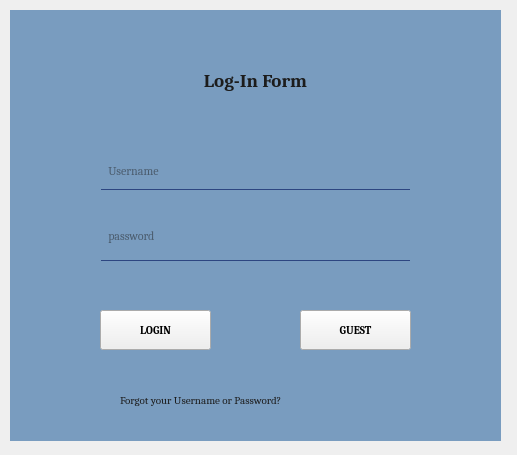
<?xml version="1.0" encoding="UTF-8"?>
<ui version="4.0">
 <class>Formlogin</class>
 <widget class="QWidget" name="Formlogin">
  <property name="geometry">
   <rect>
    <x>0</x>
    <y>0</y>
    <width>517</width>
    <height>455</height>
   </rect>
  </property>
  <property name="windowTitle">
   <string>Form</string>
  </property>
  <widget class="QWidget" name="widget" native="true">
   <property name="geometry">
    <rect>
     <x>10</x>
     <y>10</y>
     <width>491</width>
     <height>431</height>
    </rect>
   </property>
   <widget class="QLabel" name="label">
    <property name="geometry">
     <rect>
      <x>0</x>
      <y>0</y>
      <width>491</width>
      <height>431</height>
     </rect>
    </property>
    <property name="styleSheet">
     <string notr="true">background-color: rgb(121, 156, 191);</string>
    </property>
    <property name="text">
     <string/>
    </property>
   </widget>
   <widget class="QPushButton" name="pushButton_login">
    <property name="geometry">
     <rect>
      <x>90</x>
      <y>300</y>
      <width>111</width>
      <height>40</height>
     </rect>
    </property>
    <property name="font">
     <font>
      <family>Cambria</family>
      <pointsize>8</pointsize>
      <weight>75</weight>
      <bold>true</bold>
     </font>
    </property>
    <property name="styleSheet">
     <string notr="true">QpushButton#pushButton{
background-color: rgb(255, 0, 118);
color: rgb(255, 0, 118);
border-radius: 5px;
}
QpushButton#pushButton:pressed{
padding-left: 5px;
padding-top: 5px;
background-color: rgb(255, 0, 118)
background-position: calc(100% - 10px)center;
}
QpushButton#pushButton:hover{
background-color: rgb(255, 0, 118)
}

</string>
    </property>
    <property name="text">
     <string>LOGIN</string>
    </property>
   </widget>
   <widget class="QLabel" name="label_loginform">
    <property name="geometry">
     <rect>
      <x>120</x>
      <y>50</y>
      <width>251</width>
      <height>41</height>
     </rect>
    </property>
    <property name="palette">
     <palette>
      <active>
       <colorrole role="WindowText">
        <brush brushstyle="SolidPattern">
         <color alpha="255">
          <red>28</red>
          <green>28</green>
          <blue>28</blue>
         </color>
        </brush>
       </colorrole>
       <colorrole role="Button">
        <brush brushstyle="SolidPattern">
         <color alpha="255">
          <red>43</red>
          <green>44</green>
          <blue>66</blue>
         </color>
        </brush>
       </colorrole>
       <colorrole role="Text">
        <brush brushstyle="SolidPattern">
         <color alpha="255">
          <red>28</red>
          <green>28</green>
          <blue>28</blue>
         </color>
        </brush>
       </colorrole>
       <colorrole role="ButtonText">
        <brush brushstyle="SolidPattern">
         <color alpha="255">
          <red>28</red>
          <green>28</green>
          <blue>28</blue>
         </color>
        </brush>
       </colorrole>
       <colorrole role="Base">
        <brush brushstyle="SolidPattern">
         <color alpha="255">
          <red>43</red>
          <green>44</green>
          <blue>66</blue>
         </color>
        </brush>
       </colorrole>
       <colorrole role="Window">
        <brush brushstyle="SolidPattern">
         <color alpha="255">
          <red>43</red>
          <green>44</green>
          <blue>66</blue>
         </color>
        </brush>
       </colorrole>
       <colorrole role="PlaceholderText">
        <brush brushstyle="NoBrush">
         <color alpha="128">
          <red>28</red>
          <green>28</green>
          <blue>28</blue>
         </color>
        </brush>
       </colorrole>
      </active>
      <inactive>
       <colorrole role="WindowText">
        <brush brushstyle="SolidPattern">
         <color alpha="255">
          <red>28</red>
          <green>28</green>
          <blue>28</blue>
         </color>
        </brush>
       </colorrole>
       <colorrole role="Button">
        <brush brushstyle="SolidPattern">
         <color alpha="255">
          <red>43</red>
          <green>44</green>
          <blue>66</blue>
         </color>
        </brush>
       </colorrole>
       <colorrole role="Text">
        <brush brushstyle="SolidPattern">
         <color alpha="255">
          <red>28</red>
          <green>28</green>
          <blue>28</blue>
         </color>
        </brush>
       </colorrole>
       <colorrole role="ButtonText">
        <brush brushstyle="SolidPattern">
         <color alpha="255">
          <red>28</red>
          <green>28</green>
          <blue>28</blue>
         </color>
        </brush>
       </colorrole>
       <colorrole role="Base">
        <brush brushstyle="SolidPattern">
         <color alpha="255">
          <red>43</red>
          <green>44</green>
          <blue>66</blue>
         </color>
        </brush>
       </colorrole>
       <colorrole role="Window">
        <brush brushstyle="SolidPattern">
         <color alpha="255">
          <red>43</red>
          <green>44</green>
          <blue>66</blue>
         </color>
        </brush>
       </colorrole>
       <colorrole role="PlaceholderText">
        <brush brushstyle="NoBrush">
         <color alpha="128">
          <red>28</red>
          <green>28</green>
          <blue>28</blue>
         </color>
        </brush>
       </colorrole>
      </inactive>
      <disabled>
       <colorrole role="WindowText">
        <brush brushstyle="SolidPattern">
         <color alpha="255">
          <red>28</red>
          <green>28</green>
          <blue>28</blue>
         </color>
        </brush>
       </colorrole>
       <colorrole role="Button">
        <brush brushstyle="SolidPattern">
         <color alpha="255">
          <red>43</red>
          <green>44</green>
          <blue>66</blue>
         </color>
        </brush>
       </colorrole>
       <colorrole role="Text">
        <brush brushstyle="SolidPattern">
         <color alpha="255">
          <red>28</red>
          <green>28</green>
          <blue>28</blue>
         </color>
        </brush>
       </colorrole>
       <colorrole role="ButtonText">
        <brush brushstyle="SolidPattern">
         <color alpha="255">
          <red>28</red>
          <green>28</green>
          <blue>28</blue>
         </color>
        </brush>
       </colorrole>
       <colorrole role="Base">
        <brush brushstyle="SolidPattern">
         <color alpha="255">
          <red>43</red>
          <green>44</green>
          <blue>66</blue>
         </color>
        </brush>
       </colorrole>
       <colorrole role="Window">
        <brush brushstyle="SolidPattern">
         <color alpha="255">
          <red>43</red>
          <green>44</green>
          <blue>66</blue>
         </color>
        </brush>
       </colorrole>
       <colorrole role="PlaceholderText">
        <brush brushstyle="NoBrush">
         <color alpha="128">
          <red>28</red>
          <green>28</green>
          <blue>28</blue>
         </color>
        </brush>
       </colorrole>
      </disabled>
     </palette>
    </property>
    <property name="font">
     <font>
      <family>Cambria</family>
      <pointsize>14</pointsize>
      <weight>75</weight>
      <bold>true</bold>
     </font>
    </property>
    <property name="styleSheet">
     <string notr="true">color:rgb(28, 28, 28)</string>
    </property>
    <property name="text">
     <string>Log-In Form</string>
    </property>
    <property name="alignment">
     <set>Qt::AlignCenter</set>
    </property>
   </widget>
   <widget class="QLabel" name="label_forgot">
    <property name="geometry">
     <rect>
      <x>110</x>
      <y>370</y>
      <width>261</width>
      <height>41</height>
     </rect>
    </property>
    <property name="font">
     <font>
      <family>Cambria</family>
      <pointsize>8</pointsize>
     </font>
    </property>
    <property name="styleSheet">
     <string notr="true">color: rgb(28, 28, 28);</string>
    </property>
    <property name="text">
     <string>Forgot your Username or Password?</string>
    </property>
   </widget>
   <widget class="QLineEdit" name="lineEdit_username">
    <property name="geometry">
     <rect>
      <x>90</x>
      <y>150</y>
      <width>311</width>
      <height>30</height>
     </rect>
    </property>
    <property name="palette">
     <palette>
      <active>
       <colorrole role="WindowText">
        <brush brushstyle="SolidPattern">
         <color alpha="255">
          <red>28</red>
          <green>28</green>
          <blue>28</blue>
         </color>
        </brush>
       </colorrole>
       <colorrole role="Button">
        <brush brushstyle="SolidPattern">
         <color alpha="255">
          <red>121</red>
          <green>156</green>
          <blue>191</blue>
         </color>
        </brush>
       </colorrole>
       <colorrole role="Text">
        <brush brushstyle="SolidPattern">
         <color alpha="255">
          <red>28</red>
          <green>28</green>
          <blue>28</blue>
         </color>
        </brush>
       </colorrole>
       <colorrole role="ButtonText">
        <brush brushstyle="SolidPattern">
         <color alpha="255">
          <red>28</red>
          <green>28</green>
          <blue>28</blue>
         </color>
        </brush>
       </colorrole>
       <colorrole role="Base">
        <brush brushstyle="SolidPattern">
         <color alpha="255">
          <red>121</red>
          <green>156</green>
          <blue>191</blue>
         </color>
        </brush>
       </colorrole>
       <colorrole role="Window">
        <brush brushstyle="SolidPattern">
         <color alpha="255">
          <red>121</red>
          <green>156</green>
          <blue>191</blue>
         </color>
        </brush>
       </colorrole>
       <colorrole role="PlaceholderText">
        <brush brushstyle="NoBrush">
         <color alpha="128">
          <red>28</red>
          <green>28</green>
          <blue>28</blue>
         </color>
        </brush>
       </colorrole>
      </active>
      <inactive>
       <colorrole role="WindowText">
        <brush brushstyle="SolidPattern">
         <color alpha="255">
          <red>28</red>
          <green>28</green>
          <blue>28</blue>
         </color>
        </brush>
       </colorrole>
       <colorrole role="Button">
        <brush brushstyle="SolidPattern">
         <color alpha="255">
          <red>121</red>
          <green>156</green>
          <blue>191</blue>
         </color>
        </brush>
       </colorrole>
       <colorrole role="Text">
        <brush brushstyle="SolidPattern">
         <color alpha="255">
          <red>28</red>
          <green>28</green>
          <blue>28</blue>
         </color>
        </brush>
       </colorrole>
       <colorrole role="ButtonText">
        <brush brushstyle="SolidPattern">
         <color alpha="255">
          <red>28</red>
          <green>28</green>
          <blue>28</blue>
         </color>
        </brush>
       </colorrole>
       <colorrole role="Base">
        <brush brushstyle="SolidPattern">
         <color alpha="255">
          <red>121</red>
          <green>156</green>
          <blue>191</blue>
         </color>
        </brush>
       </colorrole>
       <colorrole role="Window">
        <brush brushstyle="SolidPattern">
         <color alpha="255">
          <red>121</red>
          <green>156</green>
          <blue>191</blue>
         </color>
        </brush>
       </colorrole>
       <colorrole role="PlaceholderText">
        <brush brushstyle="NoBrush">
         <color alpha="128">
          <red>28</red>
          <green>28</green>
          <blue>28</blue>
         </color>
        </brush>
       </colorrole>
      </inactive>
      <disabled>
       <colorrole role="WindowText">
        <brush brushstyle="SolidPattern">
         <color alpha="255">
          <red>28</red>
          <green>28</green>
          <blue>28</blue>
         </color>
        </brush>
       </colorrole>
       <colorrole role="Button">
        <brush brushstyle="SolidPattern">
         <color alpha="255">
          <red>121</red>
          <green>156</green>
          <blue>191</blue>
         </color>
        </brush>
       </colorrole>
       <colorrole role="Text">
        <brush brushstyle="SolidPattern">
         <color alpha="255">
          <red>28</red>
          <green>28</green>
          <blue>28</blue>
         </color>
        </brush>
       </colorrole>
       <colorrole role="ButtonText">
        <brush brushstyle="SolidPattern">
         <color alpha="255">
          <red>28</red>
          <green>28</green>
          <blue>28</blue>
         </color>
        </brush>
       </colorrole>
       <colorrole role="Base">
        <brush brushstyle="SolidPattern">
         <color alpha="255">
          <red>121</red>
          <green>156</green>
          <blue>191</blue>
         </color>
        </brush>
       </colorrole>
       <colorrole role="Window">
        <brush brushstyle="SolidPattern">
         <color alpha="255">
          <red>121</red>
          <green>156</green>
          <blue>191</blue>
         </color>
        </brush>
       </colorrole>
       <colorrole role="PlaceholderText">
        <brush brushstyle="NoBrush">
         <color alpha="128">
          <red>28</red>
          <green>28</green>
          <blue>28</blue>
         </color>
        </brush>
       </colorrole>
      </disabled>
     </palette>
    </property>
    <property name="font">
     <font>
      <family>Cambria</family>
      <pointsize>9</pointsize>
     </font>
    </property>
    <property name="styleSheet">
     <string notr="true">background-color: rgb(121, 156, 191);
border:1px solid rgb(121, 156, 191);
border-bottom-color: rgb(45, 70, 129);
padding-bottom: 9px;
color: rgb(28, 28, 28);</string>
    </property>
    <property name="text">
     <string/>
    </property>
    <property name="placeholderText">
     <string>  Username</string>
    </property>
   </widget>
   <widget class="QPushButton" name="pushButton_SignIn">
    <property name="geometry">
     <rect>
      <x>290</x>
      <y>300</y>
      <width>111</width>
      <height>40</height>
     </rect>
    </property>
    <property name="font">
     <font>
      <family>Cambria</family>
      <pointsize>8</pointsize>
      <weight>75</weight>
      <bold>true</bold>
     </font>
    </property>
    <property name="styleSheet">
     <string notr="true">QpushButton#pushButton{
background-color: rgb(255, 0, 118);
color: rgb(255, 0, 118);
border-radius: 5px;
}
QpushButton#pushButton:pressed{
padding-left: 5px;
padding-top: 5px;
background-color: rgb(255, 0, 118)
background-position: calc(100% - 10px)center;
}
QpushButton#pushButton:hover{
background-color: rgb(255, 0, 118)
}

</string>
    </property>
    <property name="text">
     <string>GUEST</string>
    </property>
   </widget>
   <widget class="QLineEdit" name="lineEdit_username_3">
    <property name="geometry">
     <rect>
      <x>90</x>
      <y>210</y>
      <width>311</width>
      <height>41</height>
     </rect>
    </property>
    <property name="palette">
     <palette>
      <active>
       <colorrole role="Button">
        <brush brushstyle="SolidPattern">
         <color alpha="255">
          <red>121</red>
          <green>156</green>
          <blue>191</blue>
         </color>
        </brush>
       </colorrole>
       <colorrole role="Text">
        <brush brushstyle="SolidPattern">
         <color alpha="255">
          <red>28</red>
          <green>28</green>
          <blue>28</blue>
         </color>
        </brush>
       </colorrole>
       <colorrole role="Base">
        <brush brushstyle="SolidPattern">
         <color alpha="255">
          <red>121</red>
          <green>156</green>
          <blue>191</blue>
         </color>
        </brush>
       </colorrole>
       <colorrole role="Window">
        <brush brushstyle="SolidPattern">
         <color alpha="255">
          <red>121</red>
          <green>156</green>
          <blue>191</blue>
         </color>
        </brush>
       </colorrole>
       <colorrole role="PlaceholderText">
        <brush brushstyle="NoBrush">
         <color alpha="128">
          <red>28</red>
          <green>28</green>
          <blue>28</blue>
         </color>
        </brush>
       </colorrole>
      </active>
      <inactive>
       <colorrole role="Button">
        <brush brushstyle="SolidPattern">
         <color alpha="255">
          <red>121</red>
          <green>156</green>
          <blue>191</blue>
         </color>
        </brush>
       </colorrole>
       <colorrole role="Text">
        <brush brushstyle="SolidPattern">
         <color alpha="255">
          <red>28</red>
          <green>28</green>
          <blue>28</blue>
         </color>
        </brush>
       </colorrole>
       <colorrole role="Base">
        <brush brushstyle="SolidPattern">
         <color alpha="255">
          <red>121</red>
          <green>156</green>
          <blue>191</blue>
         </color>
        </brush>
       </colorrole>
       <colorrole role="Window">
        <brush brushstyle="SolidPattern">
         <color alpha="255">
          <red>121</red>
          <green>156</green>
          <blue>191</blue>
         </color>
        </brush>
       </colorrole>
       <colorrole role="PlaceholderText">
        <brush brushstyle="NoBrush">
         <color alpha="128">
          <red>28</red>
          <green>28</green>
          <blue>28</blue>
         </color>
        </brush>
       </colorrole>
      </inactive>
      <disabled>
       <colorrole role="Button">
        <brush brushstyle="SolidPattern">
         <color alpha="255">
          <red>121</red>
          <green>156</green>
          <blue>191</blue>
         </color>
        </brush>
       </colorrole>
       <colorrole role="Text">
        <brush brushstyle="SolidPattern">
         <color alpha="255">
          <red>120</red>
          <green>120</green>
          <blue>120</blue>
         </color>
        </brush>
       </colorrole>
       <colorrole role="Base">
        <brush brushstyle="SolidPattern">
         <color alpha="255">
          <red>121</red>
          <green>156</green>
          <blue>191</blue>
         </color>
        </brush>
       </colorrole>
       <colorrole role="Window">
        <brush brushstyle="SolidPattern">
         <color alpha="255">
          <red>121</red>
          <green>156</green>
          <blue>191</blue>
         </color>
        </brush>
       </colorrole>
       <colorrole role="PlaceholderText">
        <brush brushstyle="NoBrush">
         <color alpha="128">
          <red>28</red>
          <green>28</green>
          <blue>28</blue>
         </color>
        </brush>
       </colorrole>
      </disabled>
     </palette>
    </property>
    <property name="font">
     <font>
      <family>Cambria</family>
      <pointsize>9</pointsize>
     </font>
    </property>
    <property name="styleSheet">
     <string notr="true">background-color: rgb(121, 156, 191);
border:1px solid rgb(121, 156, 191);
border-bottom-color: rgb(45, 70, 129);
padding-bottom: 9px;</string>
    </property>
    <property name="text">
     <string/>
    </property>
    <property name="echoMode">
     <enum>QLineEdit::Password</enum>
    </property>
    <property name="placeholderText">
     <string>  password</string>
    </property>
   </widget>
  </widget>
 </widget>
 <resources/>
 <connections/>
</ui>
